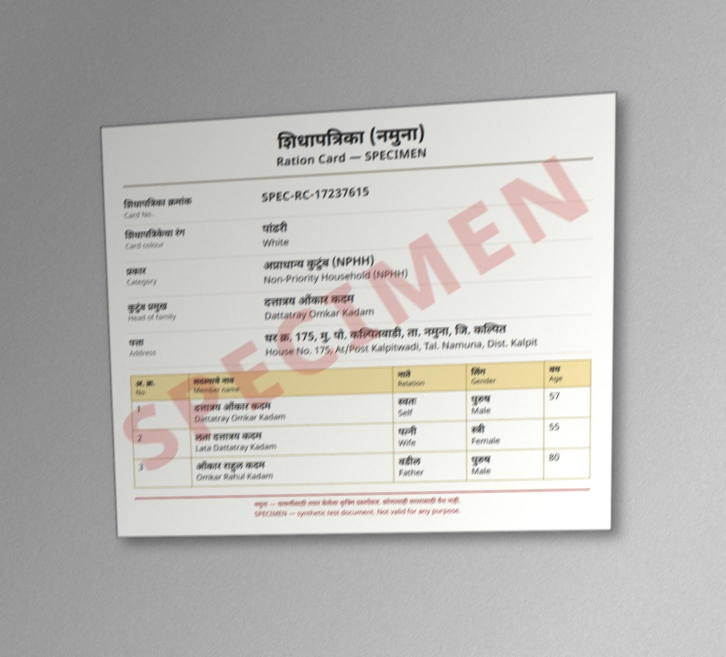
#> input picture data/sample/EV012/photo01.jpg, 1452 x 1314 px (shown at 1/2 size)
$ python -i orient.py   (imports and definitions only)
#> lines starting #> are read from the running program, lines starting #| are printed output that depends on the picture; after the words box and inside, x2 and y2 are one past the last pixel; in counts of white or black regions, pixels touching at a corner belong together
"""Upright crops: which way is up on a document crop.

Two steps, both deterministic (no model call):
1. Geometry (`frame_aligned_corners`): of the 4 ways to label a quad's corners, take the one whose top edge is
   closest to horizontal, so the warp never turns the document by more than 45 degrees.
2. Text (`text_rotation`): a document shown sideways in the frame (e.g. a landscape page on a laptop screen filmed
   with a portrait phone) is still sideways after step 1. Text lines are found by smearing dark pixels along each
   axis; the axis with long thin blobs is the text direction. Which of the two ends is up comes from the Devanagari
   headline (shirorekha): each word's darkest row is its top line. Every document here carries Marathi text.
A 180-degree turn is only made when the headline evidence is overwhelming (FLIP_MARGIN): on blurry, low-resolution
crops the headline test is noisy, and an upright crop wrongly turned over is worse than one left alone. Several
crops of the same document (video frames) are judged together and turned the same way.
"""

from dataclasses import dataclass

import cv2
import numpy as np

ANALYSIS_LONG_SIDE = 1000
SIDEWAYS_RATIO = 1.5  # vertical text blobs must outweigh horizontal ones by this much
FLIP_MARGIN = 0.6  # up-share difference needed to turn a crop upside down. Measured (Phase 9c) on 34 upright
# crops from a real phone video and HH009: wrong-way differences reached 0.41; really upside-down text gives ~0.76.
MIN_TEXT_PIXELS = 300  # smear-blob area below this: no text found, leave the crop alone


# [15 lines left out: function frame_aligned_corners, not called in this run]


def _binarize(image: np.ndarray) -> np.ndarray:
    """Dark ink as 1s at a fixed size, with long ruled lines (tables, borders) removed."""
    gray = image if image.ndim == 2 else cv2.cvtColor(image, cv2.COLOR_BGR2GRAY)
    s = ANALYSIS_LONG_SIDE / max(gray.shape[:2])
    gray = cv2.resize(gray, None, fx=s, fy=s, interpolation=cv2.INTER_AREA if s < 1 else cv2.INTER_CUBIC)
    ink = cv2.adaptiveThreshold(gray, 1, cv2.ADAPTIVE_THRESH_MEAN_C, cv2.THRESH_BINARY_INV, 25, 15)
    h, w = ink.shape
    lines = (cv2.morphologyEx(ink, cv2.MORPH_OPEN, cv2.getStructuringElement(cv2.MORPH_RECT, (max(1, w // 6), 1)))
             | cv2.morphologyEx(ink, cv2.MORPH_OPEN, cv2.getStructuringElement(cv2.MORPH_RECT, (1, max(1, h // 6)))))
    return cv2.subtract(ink, lines)


def _line_area(ink: np.ndarray, horizontal: bool) -> float:
    """Area of blobs that are long and thin along the axis after smearing along it (text lines)."""
    kernel = cv2.getStructuringElement(cv2.MORPH_RECT, (15, 1) if horizontal else (1, 15))
    _, _, stats, _ = cv2.connectedComponentsWithStats(cv2.dilate(ink, kernel))
    total = 0.0
    for _, _, w, h, area in stats[1:]:
        along, across = (w, h) if horizontal else (h, w)
        if area >= 30 and along >= 3 * across:
            total += area
    return total


def _up_share(ink: np.ndarray) -> float | None:
    """For horizontal text: share of words (by width) whose darkest row is in their upper part. None: no words."""
    _, _, stats, _ = cv2.connectedComponentsWithStats(cv2.dilate(ink, cv2.getStructuringElement(cv2.MORPH_RECT, (9, 1))))
    up = down = 0.0
    for x, y, w, h, _ in stats[1:]:
        if h < 8 or h > 80 or w < 2 * h:
            continue
        profile = ink[y:y + h, x:x + w].sum(axis=1).astype(float)
        if profile.max() < 1.8 * (np.median(profile) + 1):
            continue
        peak = np.argmax(profile) / (h - 1)
        if peak < 0.4:
            up += w
        elif peak > 0.6:
            down += w
    return up / (up + down) if up + down > 0 else None


@dataclass
class Orientation:
    turns: int  # quarter turns clockwise that make the crop upright (0-3)
    sideways: bool  # the text ran vertically before turning
    scores: dict[str, float]


def text_rotation(*images: np.ndarray) -> Orientation:
    """Quarter turns that make the text upright. Several images (crops of one document) are judged together."""
    inks = [_binarize(im) for im in images]
    horizontal = sum(_line_area(ink, True) for ink in inks)
    vertical = sum(_line_area(ink, False) for ink in inks)
    scores = {"horizontal": horizontal, "vertical": vertical}
    if max(horizontal, vertical) < MIN_TEXT_PIXELS * len(inks):
        return Orientation(0, False, scores)
    sideways = vertical > SIDEWAYS_RATIO * horizontal
    # Candidate pair: as is / upside down, or a quarter turn either way.
    first, second = (1, 3) if sideways else (0, 2)

    def up(turns: int) -> float:
        shares = [_up_share(np.ascontiguousarray(np.rot90(ink, k=-turns))) for ink in inks]
        known = [x for x in shares if x is not None]
        return float(np.mean(known)) if known else 0.5

    a, b = up(first), up(second)
    scores.update({f"up_{first * 90}": a, f"up_{second * 90}": b})
    if not sideways:  # upright unless clearly upside down
        return Orientation(2 if b - a >= FLIP_MARGIN else 0, False, scores)
    return Orientation(first if a >= b else second, True, scores)


def rotate_quarters(image: np.ndarray, turns: int) -> np.ndarray:
    turns %= 4
    if turns == 0:
        return image
    return cv2.rotate(image, {1: cv2.ROTATE_90_CLOCKWISE, 2: cv2.ROTATE_180, 3: cv2.ROTATE_90_COUNTERCLOCKWISE}[turns])


def make_upright(image: np.ndarray) -> tuple[np.ndarray, Orientation]:
    o = text_rotation(image)
    return rotate_quarters(image, o.turns), o

>>> import cv2
>>> picture = cv2.imread('../../data/sample/EV012/photo01.jpg')
#> picture is the input picture: shape (1314, 1452, 3); mean B, G, R 183.1, 186, 187.7
>>> result = make_upright(picture)
#> in _binarize, `gray = cv2.resize(gray, None, fx=s, fy=s, interpolation=cv2.INTER_AREA..`:
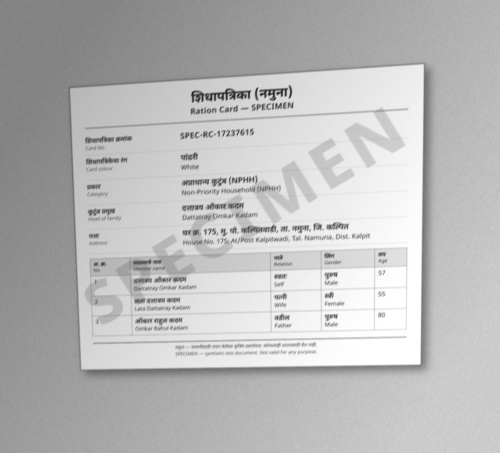
#> gray: shape (905, 1000) (shown at 1/2 size); min 22, max 255, mean 186.2
#> in _binarize, `ink = cv2.adaptiveThreshold(gray, 1, cv2.ADAPTIVE_THRESH_MEAN_C, cv2.T..`:
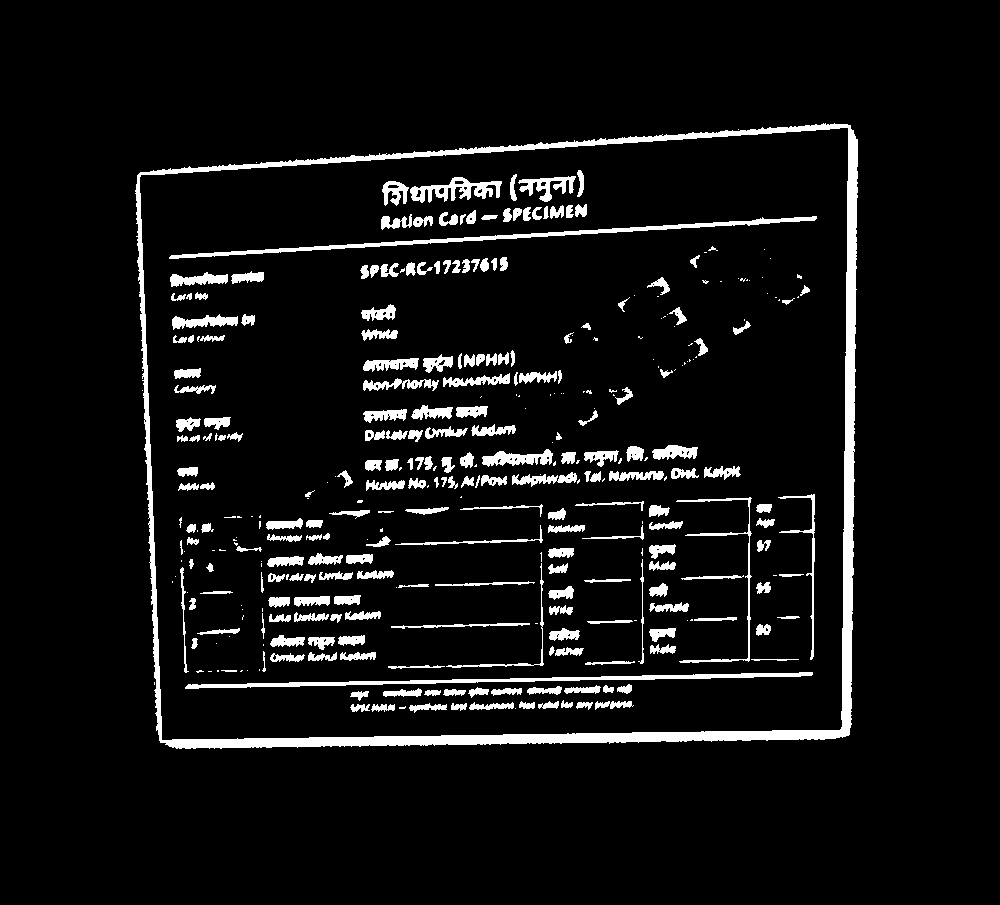
#> ink: shape (905, 1000); values 0 (black) and 1 (white), 6.7% white; 351 white regions (120 under 20 px), largest, box (x1, y1, x2, y2) and area: (135, 123, 858, 749) 18840, (169, 216, 817, 259) 2646, (185, 672, 813, 689) 2455
#> in _binarize, `lines = (cv2.morphologyEx(ink, cv2.MORPH_OPEN, cv2.getStructuringEleme..`:
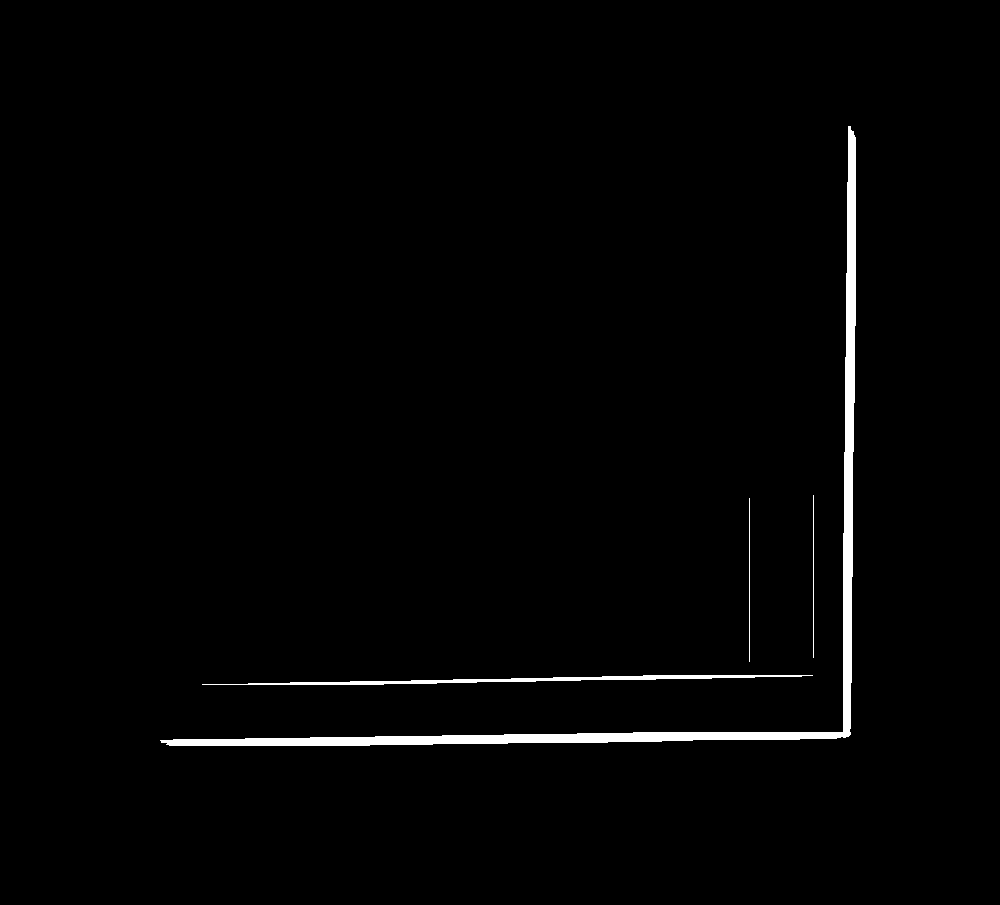
#> lines: shape (905, 1000); values 0 (black) and 1 (white), 1.5% white; 4 white regions, box (x1, y1, x2, y2) and area: (160, 126, 856, 746) 11219, (202, 675, 813, 685) 1890, (749, 498, 750, 662) 164, (813, 495, 814, 658) 163
#> in _binarize, `return cv2.subtract(ink, lines)`:
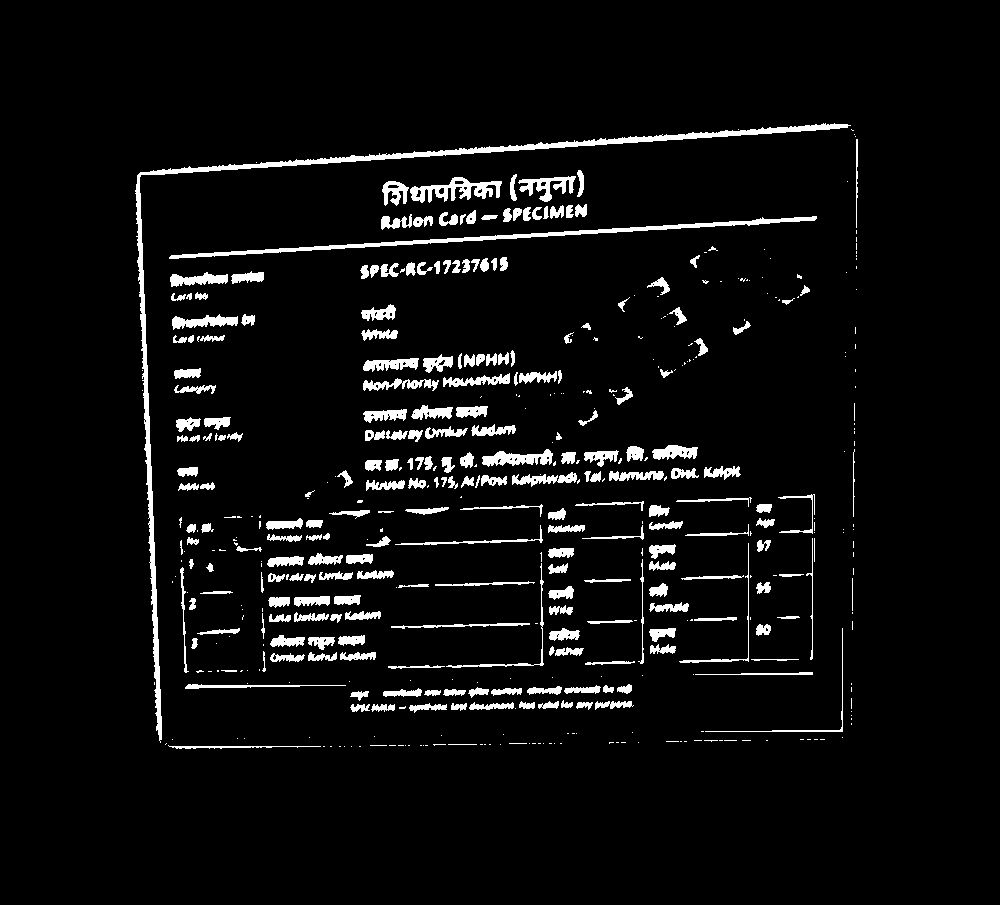
#> returned value: shape (905, 1000); values 0 (black) and 1 (white), 5.2% white; 478 white regions (236 under 20 px), largest, box (x1, y1, x2, y2) and area: (135, 123, 851, 743) 6418, (169, 216, 817, 259) 2646, (410, 177, 502, 203) 1064
#> in text_rotation, `inks = [_binarize(im) for im in images]`: inks = 1 item
#> in _line_area, `_, _, stats, _ = cv2.connectedComponentsWithStats(cv2.dilate(ink, kern..`: stats = 156 rows, first 6: [0, 0, 1000, 905, 799323], [128, 123, 733, 626, 16231], [847, 134, 15, 1, 15], [848, 136, 15, 1, 15], [840, 139, 25, 89, 1391], [375, 170, 216, 36, 4669]
#> the loop in _line_area, `for _, _, w, h, area in stats[1:]:` made 155 passes
#> (w, h, area, along, across, total) on passes 5, 6, 7, 8, 9, 11, 13, 16: (216, 36, 4669, 216, 36, 4669), (220, 26, 2803, 220, 26, 7472), (662, 43, 3299, 662, 43, 10771), (15, 4, 60, 15, 4, 10831), (15, 5, 75, 15, 5, 10906), (24, 5, 96, 24, 5, 11002), (15, 3, 45, 15, 3, 11047), (15, 2, 30, 15, 2, 11077)
#> after the loop in _line_area, `for _, _, w, h, area in stats[1:]:`: total = 59100
#> in _line_area (call 2), `_, _, stats, _ = cv2.connectedComponentsWithStats(cv2.dilate(ink, kern..`: stats = 194 rows, first 6: [0, 0, 1000, 905, 743984], [135, 116, 723, 634, 17440], [169, 163, 648, 103, 20707], [847, 174, 1, 15, 15], [481, 208, 17, 19, 304], [708, 239, 10, 19, 161]
#> the loop in _line_area (call 2), `for _, _, w, h, area in stats[1:]:` made 193 passes
#> (w, h, area, along, across, total) on passes 7, 10, 11, 13, 14, 15, 18, 20: (3, 15, 45, 15, 3, 45), (6, 27, 135, 27, 6, 180), (8, 28, 208, 28, 8, 388), (8, 28, 188, 28, 8, 576), (9, 27, 223, 27, 9, 799), (8, 28, 209, 28, 8, 1008), (6, 27, 140, 27, 6, 1148), (9, 28, 221, 28, 9, 1369)
#> in text_rotation, `vertical = sum(_line_area(ink, False) for ink in inks)`: vertical = 6016
#> in text_rotation, `scores = {"horizontal": horizontal, "vertical": vertical}`: scores = {'horizontal': 59100, 'vertical': 6016}
#> in text_rotation, `sideways = vertical > SIDEWAYS_RATIO * horizontal`: sideways = False
#> in text_rotation, `first, second = (1, 3) if sideways else (0, 2)`: first = 0; second = 2
#> in _up_share, `_, _, stats, _ = cv2.connectedComponentsWithStats(cv2.dilate(ink, cv2...`: stats = 184 rows, first 6: [0, 0, 1000, 905, 818393], [131, 123, 724, 626, 12158], [847, 129, 11, 2, 19], [850, 134, 9, 1, 9], [851, 136, 9, 1, 9], [843, 139, 19, 89, 857]
#> the loop in _up_share, `for x, y, w, h, _ in stats[1:]:` made 183 passes
#> (x, y, w, h, peak, up) on pass 8: (165, 216, 656, 43, 0.0714, 656)
#> after the loop in _up_share, `for x, y, w, h, _ in stats[1:]:`: down = 553; up = 1496
#> in up, `shares = [_up_share(np.ascontiguousarray(np.rot90(ink, k=-turns))) for..`: shares = [0.73]
#> in _up_share (call 2), `_, _, stats, _ = cv2.connectedComponentsWithStats(cv2.dilate(ink, cv2...`: stats = 184 rows, first 6: [0, 0, 1000, 905, 818393], [145, 156, 724, 626, 12158], [505, 159, 79, 2, 89], [586, 159, 48, 1, 48], [370, 161, 25, 2, 34], [434, 160, 70, 2, 70]
#> in _up_share (call 2), `_, _, stats, _ = cv2.connectedComponentsWithStats(cv2.dilate(ink, cv2...`:
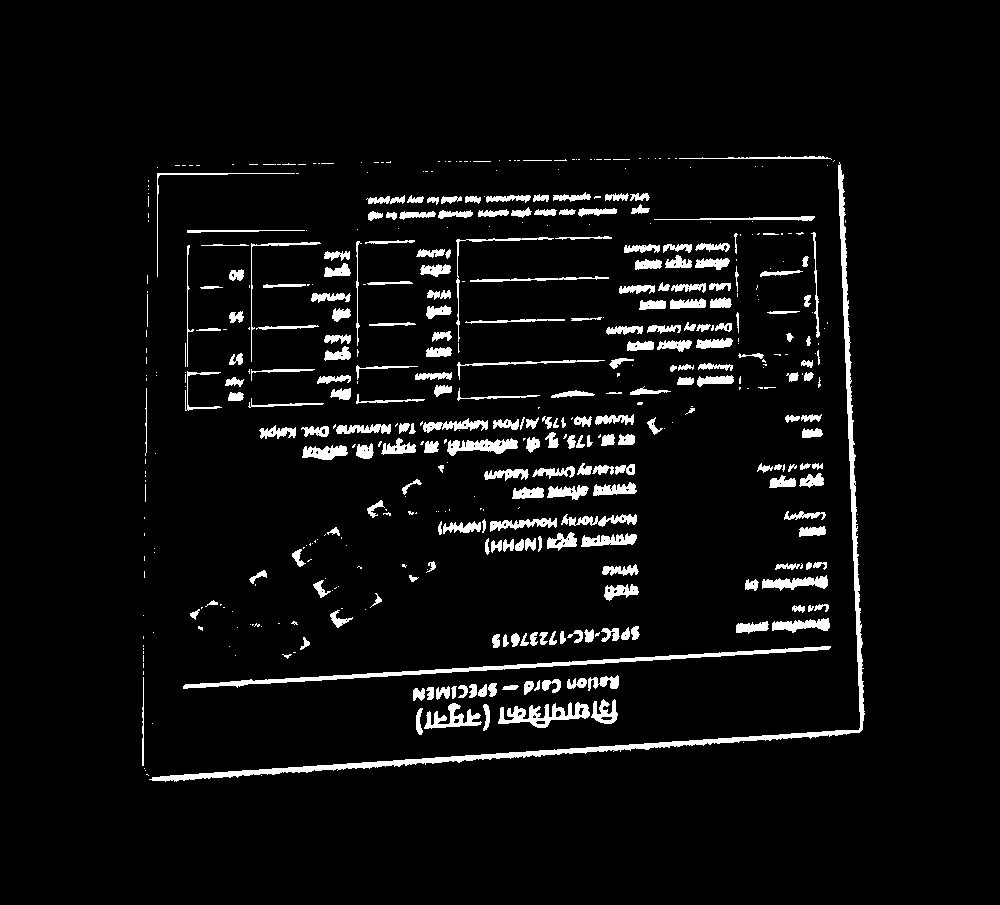
#> ink: shape (905, 1000); values 0 (black) and 1 (white), 5.2% white; 478 white regions (236 under 20 px), largest, box (x1, y1, x2, y2) and area: (149, 162, 865, 782) 6418, (183, 646, 831, 689) 2646, (498, 702, 590, 728) 1064
#> the loop in _up_share (call 2), `for x, y, w, h, _ in stats[1:]:` made 183 passes
#> (x, y, w, h, peak) on passes 35, 41, 56: (620, 233, 125, 21, 0.7), (615, 255, 128, 39, 0.816), (602, 312, 141, 23, 0.727)
#> after the loop in _up_share (call 2), `for x, y, w, h, _ in stats[1:]:`: down = 1496; up = 553
#> in text_rotation, `a, b = up(first), up(second)`: a = 0.73; b = 0.27
